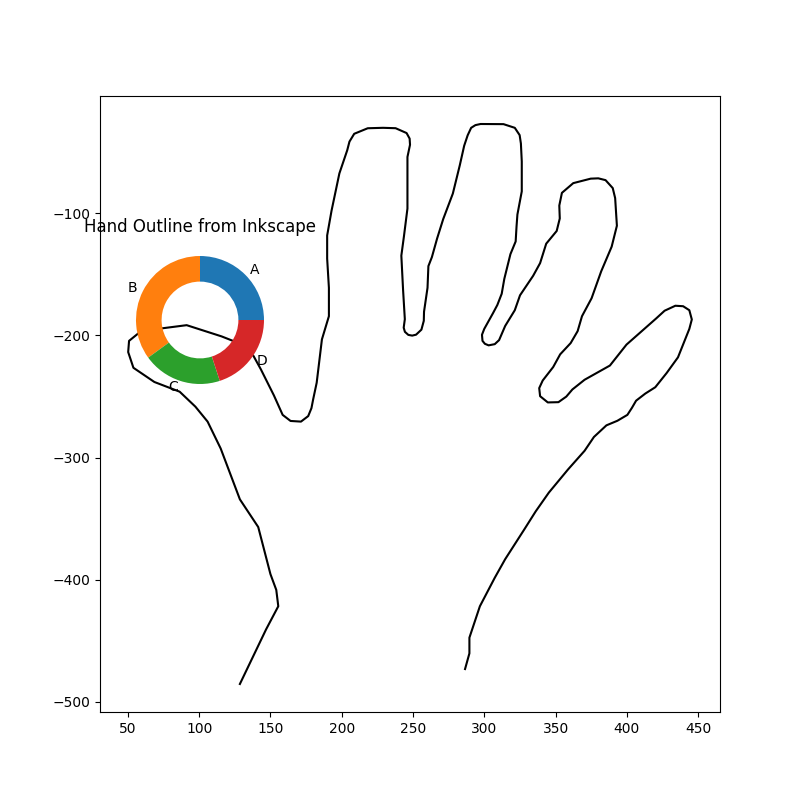

The Python source for this figure:
#!/usr/bin/env python3


import matplotlib.pyplot as plt
from svgpathtools import svg2paths

# Load the SVG file created in Inkscape
finger_paths, attributes = svg2paths(
    "hand_pic.svg"
)  # Replace 'your_hand_outline.svg' with your file path

fig, ax = plt.subplots(figsize=(8, 8))  # Setting a square figure size

# Plot the finger outline
for path in finger_paths:
    vertices = [segment.start for segment in path]
    x, y = zip(
        *[(point.real, -point.imag) for point in vertices]
    )  # Adjusting the y-coordinates
    ax.plot(x, y, color="black")

# Define coordinates for thumb's end
thumb_end_x = 150

thumb_end_y = 250

# Create inset for pie donut plot at thumb's end
thumb_inset = fig.add_axes(
    [thumb_end_x / 1000, (thumb_end_y + 250) / 1000, 0.2, 0.2]
)  # Adjust the size as needed

# Data for the pie donut plot
sizes = [25, 35, 20, 20]  # Sizes of different parts of the donut
labels = ["A", "B", "C", "D"]  # Labels for each part

# Plot the pie donut at the thumb's end
thumb_inset.pie(sizes, labels=labels, wedgeprops=dict(width=0.4))
thumb_inset.set_aspect("equal")


plt.title("Hand Outline from Inkscape")
# plt.axis("equal")


plt.savefig(
    "hand.png",
)
